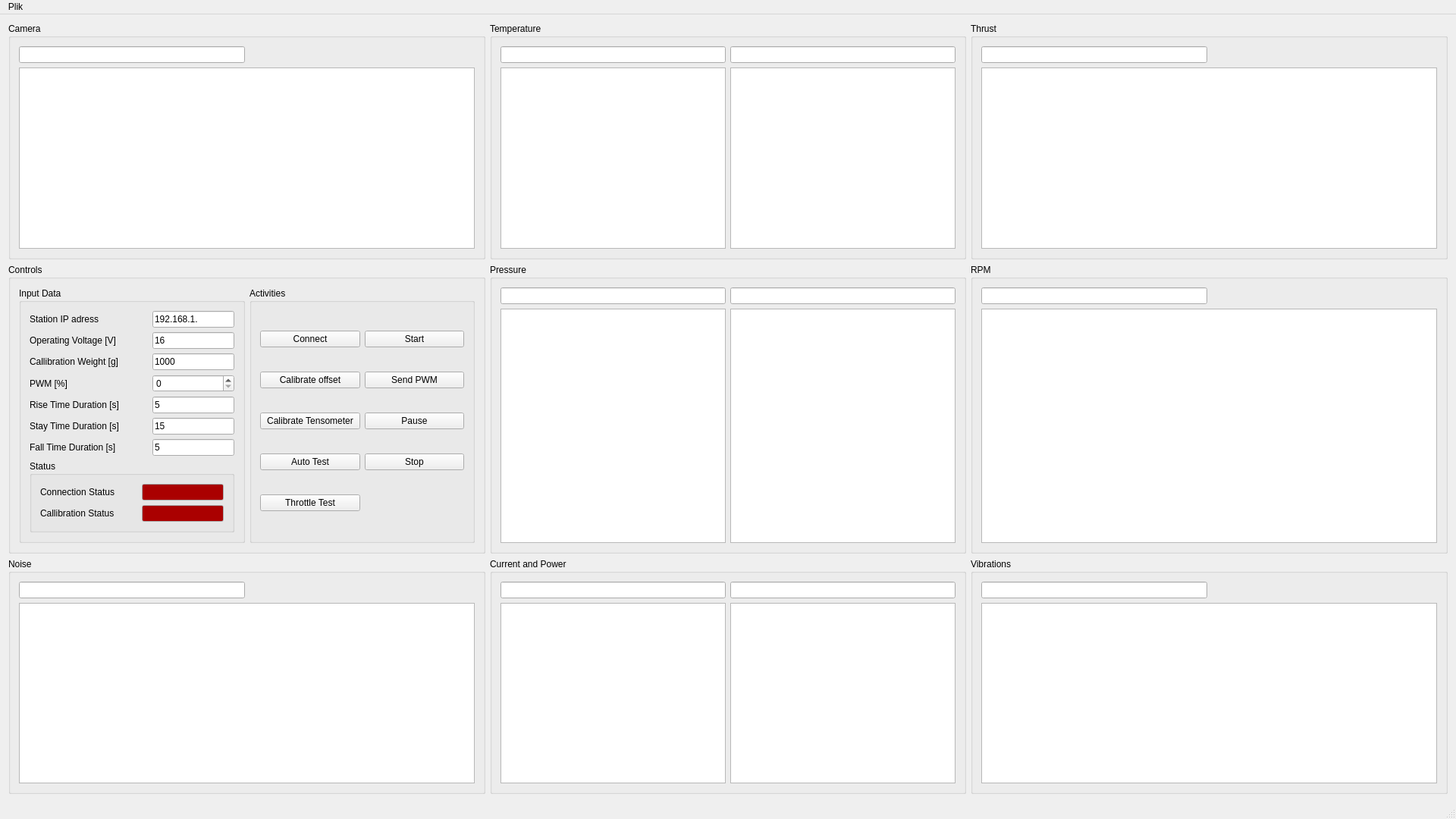
<?xml version="1.0" encoding="UTF-8"?>
<ui version="4.0">
 <class>Thruster_TestClass</class>
 <widget class="QMainWindow" name="Thruster_TestClass">
  <property name="geometry">
   <rect>
    <x>0</x>
    <y>0</y>
    <width>1920</width>
    <height>1080</height>
   </rect>
  </property>
  <property name="sizePolicy">
   <sizepolicy hsizetype="Fixed" vsizetype="Fixed">
    <horstretch>0</horstretch>
    <verstretch>0</verstretch>
   </sizepolicy>
  </property>
  <property name="windowTitle">
   <string>Thruster_Test</string>
  </property>
  <widget class="QWidget" name="centralWidget">
   <layout class="QGridLayout" name="gridLayout">
    <item row="1" column="1">
     <widget class="QGroupBox" name="groupBox_5">
      <property name="title">
       <string>Pressure</string>
      </property>
      <layout class="QGridLayout" name="gridLayout_6">
       <item row="1" column="0">
        <widget class="QChartView" name="pressure_graph1"/>
       </item>
       <item row="1" column="1">
        <widget class="QChartView" name="pressure_graph2"/>
       </item>
       <item row="0" column="0">
        <widget class="QLineEdit" name="pressure_val1">
         <property name="cursor">
          <cursorShape>ArrowCursor</cursorShape>
         </property>
         <property name="readOnly">
          <bool>true</bool>
         </property>
        </widget>
       </item>
       <item row="0" column="1">
        <widget class="QLineEdit" name="pressure_val2">
         <property name="cursor">
          <cursorShape>ArrowCursor</cursorShape>
         </property>
         <property name="readOnly">
          <bool>true</bool>
         </property>
        </widget>
       </item>
      </layout>
     </widget>
    </item>
    <item row="2" column="2">
     <widget class="QGroupBox" name="groupBox">
      <property name="title">
       <string>Vibrations</string>
      </property>
      <layout class="QGridLayout" name="gridLayout_10">
       <item row="0" column="0">
        <widget class="QLineEdit" name="vibrations_val">
         <property name="cursor">
          <cursorShape>ArrowCursor</cursorShape>
         </property>
         <property name="readOnly">
          <bool>true</bool>
         </property>
        </widget>
       </item>
       <item row="0" column="1">
        <spacer name="horizontalSpacer_4">
         <property name="orientation">
          <enum>Qt::Horizontal</enum>
         </property>
         <property name="sizeHint" stdset="0">
          <size>
           <width>40</width>
           <height>20</height>
          </size>
         </property>
        </spacer>
       </item>
       <item row="1" column="0" colspan="2">
        <widget class="QChartView" name="vibrations_graph"/>
       </item>
      </layout>
     </widget>
    </item>
    <item row="0" column="0">
     <widget class="QGroupBox" name="groupBox_7">
      <property name="title">
       <string>Camera</string>
      </property>
      <layout class="QGridLayout" name="gridLayout_2">
       <item row="0" column="0">
        <widget class="QLineEdit" name="camera_val">
         <property name="cursor">
          <cursorShape>ArrowCursor</cursorShape>
         </property>
         <property name="readOnly">
          <bool>true</bool>
         </property>
        </widget>
       </item>
       <item row="0" column="1">
        <spacer name="horizontalSpacer">
         <property name="orientation">
          <enum>Qt::Horizontal</enum>
         </property>
         <property name="sizeHint" stdset="0">
          <size>
           <width>40</width>
           <height>20</height>
          </size>
         </property>
        </spacer>
       </item>
       <item row="1" column="0" colspan="2">
        <widget class="QGraphicsView" name="camera_graph"/>
       </item>
      </layout>
     </widget>
    </item>
    <item row="2" column="0">
     <widget class="QGroupBox" name="groupBox_9">
      <property name="title">
       <string>Noise</string>
      </property>
      <layout class="QGridLayout" name="gridLayout_4">
       <item row="0" column="0">
        <widget class="QLineEdit" name="noise_val">
         <property name="cursor">
          <cursorShape>ArrowCursor</cursorShape>
         </property>
         <property name="echoMode">
          <enum>QLineEdit::Normal</enum>
         </property>
         <property name="readOnly">
          <bool>true</bool>
         </property>
        </widget>
       </item>
       <item row="0" column="1">
        <spacer name="horizontalSpacer_5">
         <property name="orientation">
          <enum>Qt::Horizontal</enum>
         </property>
         <property name="sizeHint" stdset="0">
          <size>
           <width>40</width>
           <height>20</height>
          </size>
         </property>
        </spacer>
       </item>
       <item row="1" column="0" colspan="2">
        <widget class="QChartView" name="noise_graph"/>
       </item>
      </layout>
     </widget>
    </item>
    <item row="0" column="2">
     <widget class="QGroupBox" name="groupBox_3">
      <property name="title">
       <string>Thrust</string>
      </property>
      <layout class="QGridLayout" name="gridLayout_8">
       <item row="0" column="0">
        <widget class="QLineEdit" name="thrust_val">
         <property name="cursor">
          <cursorShape>ArrowCursor</cursorShape>
         </property>
         <property name="readOnly">
          <bool>true</bool>
         </property>
        </widget>
       </item>
       <item row="0" column="1">
        <spacer name="horizontalSpacer_3">
         <property name="orientation">
          <enum>Qt::Horizontal</enum>
         </property>
         <property name="sizeHint" stdset="0">
          <size>
           <width>40</width>
           <height>20</height>
          </size>
         </property>
        </spacer>
       </item>
       <item row="1" column="0" colspan="2">
        <widget class="QChartView" name="thrust_graph"/>
       </item>
      </layout>
     </widget>
    </item>
    <item row="1" column="2">
     <widget class="QGroupBox" name="groupBox_2">
      <property name="title">
       <string>RPM</string>
      </property>
      <layout class="QGridLayout" name="gridLayout_9">
       <item row="0" column="0">
        <widget class="QLineEdit" name="rpm_val">
         <property name="cursor">
          <cursorShape>ArrowCursor</cursorShape>
         </property>
         <property name="readOnly">
          <bool>true</bool>
         </property>
        </widget>
       </item>
       <item row="0" column="1">
        <spacer name="horizontalSpacer_2">
         <property name="orientation">
          <enum>Qt::Horizontal</enum>
         </property>
         <property name="sizeHint" stdset="0">
          <size>
           <width>40</width>
           <height>20</height>
          </size>
         </property>
        </spacer>
       </item>
       <item row="1" column="0" colspan="2">
        <widget class="QChartView" name="rpm_graph"/>
       </item>
      </layout>
     </widget>
    </item>
    <item row="1" column="0">
     <widget class="QGroupBox" name="groupBox_8">
      <property name="title">
       <string>Controls</string>
      </property>
      <layout class="QGridLayout" name="gridLayout_3">
       <item row="0" column="0">
        <widget class="QGroupBox" name="groupBox_10">
         <property name="sizePolicy">
          <sizepolicy hsizetype="Minimum" vsizetype="Minimum">
           <horstretch>0</horstretch>
           <verstretch>0</verstretch>
          </sizepolicy>
         </property>
         <property name="title">
          <string>Input Data</string>
         </property>
         <layout class="QGridLayout" name="gridLayout_11">
          <item row="1" column="0">
           <widget class="QLabel" name="label_2">
            <property name="text">
             <string>Operating Voltage [V]</string>
            </property>
           </widget>
          </item>
          <item row="3" column="0">
           <widget class="QLabel" name="label_4">
            <property name="text">
             <string>PWM [%]</string>
            </property>
           </widget>
          </item>
          <item row="3" column="1">
           <widget class="QSpinBox" name="pwm_spin">
            <property name="maximum">
             <number>100</number>
            </property>
           </widget>
          </item>
          <item row="1" column="1">
           <widget class="QLineEdit" name="voltage_edit">
            <property name="sizePolicy">
             <sizepolicy hsizetype="Maximum" vsizetype="Fixed">
              <horstretch>0</horstretch>
              <verstretch>0</verstretch>
             </sizepolicy>
            </property>
            <property name="text">
             <string>16</string>
            </property>
           </widget>
          </item>
          <item row="5" column="0">
           <widget class="QLabel" name="label_8">
            <property name="text">
             <string>Stay Time Duration [s]</string>
            </property>
           </widget>
          </item>
          <item row="2" column="1">
           <widget class="QLineEdit" name="offset_edit">
            <property name="sizePolicy">
             <sizepolicy hsizetype="Maximum" vsizetype="Fixed">
              <horstretch>0</horstretch>
              <verstretch>0</verstretch>
             </sizepolicy>
            </property>
            <property name="text">
             <string>1000</string>
            </property>
           </widget>
          </item>
          <item row="0" column="1">
           <widget class="QLineEdit" name="ip_edit">
            <property name="sizePolicy">
             <sizepolicy hsizetype="Maximum" vsizetype="Fixed">
              <horstretch>0</horstretch>
              <verstretch>0</verstretch>
             </sizepolicy>
            </property>
            <property name="text">
             <string>192.168.1.</string>
            </property>
           </widget>
          </item>
          <item row="5" column="1">
           <widget class="QLineEdit" name="stay_time_edit">
            <property name="sizePolicy">
             <sizepolicy hsizetype="Maximum" vsizetype="Fixed">
              <horstretch>0</horstretch>
              <verstretch>0</verstretch>
             </sizepolicy>
            </property>
            <property name="text">
             <string>15</string>
            </property>
           </widget>
          </item>
          <item row="8" column="0" colspan="2">
           <widget class="QGroupBox" name="groupBox_12">
            <property name="title">
             <string>Status</string>
            </property>
            <layout class="QGridLayout" name="gridLayout_13">
             <item row="0" column="0">
              <widget class="QLabel" name="label_5">
               <property name="text">
                <string>Connection Status</string>
               </property>
              </widget>
             </item>
             <item row="0" column="1">
              <widget class="QLineEdit" name="connect_status_edit">
               <property name="sizePolicy">
                <sizepolicy hsizetype="Maximum" vsizetype="Fixed">
                 <horstretch>0</horstretch>
                 <verstretch>0</verstretch>
                </sizepolicy>
               </property>
               <property name="palette">
                <palette>
                 <active>
                  <colorrole role="Base">
                   <brush brushstyle="SolidPattern">
                    <color alpha="255">
                     <red>170</red>
                     <green>0</green>
                     <blue>0</blue>
                    </color>
                   </brush>
                  </colorrole>
                 </active>
                 <inactive>
                  <colorrole role="Base">
                   <brush brushstyle="SolidPattern">
                    <color alpha="255">
                     <red>170</red>
                     <green>0</green>
                     <blue>0</blue>
                    </color>
                   </brush>
                  </colorrole>
                 </inactive>
                 <disabled>
                  <colorrole role="Base">
                   <brush brushstyle="SolidPattern">
                    <color alpha="255">
                     <red>240</red>
                     <green>240</green>
                     <blue>240</blue>
                    </color>
                   </brush>
                  </colorrole>
                 </disabled>
                </palette>
               </property>
               <property name="cursor">
                <cursorShape>ArrowCursor</cursorShape>
               </property>
               <property name="autoFillBackground">
                <bool>false</bool>
               </property>
               <property name="readOnly">
                <bool>true</bool>
               </property>
              </widget>
             </item>
             <item row="1" column="0">
              <widget class="QLabel" name="label_6">
               <property name="text">
                <string>Callibration Status</string>
               </property>
              </widget>
             </item>
             <item row="1" column="1">
              <widget class="QLineEdit" name="callibration_status_edit">
               <property name="sizePolicy">
                <sizepolicy hsizetype="Maximum" vsizetype="Fixed">
                 <horstretch>0</horstretch>
                 <verstretch>0</verstretch>
                </sizepolicy>
               </property>
               <property name="palette">
                <palette>
                 <active>
                  <colorrole role="Base">
                   <brush brushstyle="SolidPattern">
                    <color alpha="255">
                     <red>170</red>
                     <green>0</green>
                     <blue>0</blue>
                    </color>
                   </brush>
                  </colorrole>
                 </active>
                 <inactive>
                  <colorrole role="Base">
                   <brush brushstyle="SolidPattern">
                    <color alpha="255">
                     <red>170</red>
                     <green>0</green>
                     <blue>0</blue>
                    </color>
                   </brush>
                  </colorrole>
                 </inactive>
                 <disabled>
                  <colorrole role="Base">
                   <brush brushstyle="SolidPattern">
                    <color alpha="255">
                     <red>240</red>
                     <green>240</green>
                     <blue>240</blue>
                    </color>
                   </brush>
                  </colorrole>
                 </disabled>
                </palette>
               </property>
               <property name="cursor">
                <cursorShape>ArrowCursor</cursorShape>
               </property>
               <property name="readOnly">
                <bool>true</bool>
               </property>
              </widget>
             </item>
            </layout>
           </widget>
          </item>
          <item row="4" column="1">
           <widget class="QLineEdit" name="rise_time_edit">
            <property name="sizePolicy">
             <sizepolicy hsizetype="Maximum" vsizetype="Fixed">
              <horstretch>0</horstretch>
              <verstretch>0</verstretch>
             </sizepolicy>
            </property>
            <property name="text">
             <string>5</string>
            </property>
           </widget>
          </item>
          <item row="2" column="0">
           <widget class="QLabel" name="label_3">
            <property name="text">
             <string>Callibration Weight [g]</string>
            </property>
           </widget>
          </item>
          <item row="0" column="0">
           <widget class="QLabel" name="label">
            <property name="text">
             <string>Station IP adress</string>
            </property>
           </widget>
          </item>
          <item row="4" column="0">
           <widget class="QLabel" name="label_7">
            <property name="text">
             <string>Rise Time Duration [s]</string>
            </property>
           </widget>
          </item>
          <item row="6" column="1">
           <widget class="QLineEdit" name="fall_time_edit">
            <property name="sizePolicy">
             <sizepolicy hsizetype="Maximum" vsizetype="Fixed">
              <horstretch>0</horstretch>
              <verstretch>0</verstretch>
             </sizepolicy>
            </property>
            <property name="text">
             <string>5</string>
            </property>
           </widget>
          </item>
          <item row="6" column="0">
           <widget class="QLabel" name="label_9">
            <property name="text">
             <string>Fall Time Duration [s]</string>
            </property>
           </widget>
          </item>
         </layout>
        </widget>
       </item>
       <item row="0" column="1">
        <widget class="QGroupBox" name="groupBox_11">
         <property name="title">
          <string>Activities</string>
         </property>
         <layout class="QGridLayout" name="gridLayout_12">
          <item row="2" column="1">
           <widget class="QPushButton" name="pause_button">
            <property name="text">
             <string>Pause</string>
            </property>
           </widget>
          </item>
          <item row="1" column="0">
           <widget class="QPushButton" name="offset_button">
            <property name="text">
             <string>Calibrate offset</string>
            </property>
            <property name="flat">
             <bool>false</bool>
            </property>
           </widget>
          </item>
          <item row="0" column="0">
           <widget class="QPushButton" name="connect_button">
            <property name="text">
             <string>Connect</string>
            </property>
           </widget>
          </item>
          <item row="0" column="1">
           <widget class="QPushButton" name="start_button">
            <property name="text">
             <string>Start</string>
            </property>
           </widget>
          </item>
          <item row="1" column="1">
           <widget class="QPushButton" name="pwm_button">
            <property name="text">
             <string>Send PWM</string>
            </property>
           </widget>
          </item>
          <item row="3" column="0">
           <widget class="QPushButton" name="auto_test_button">
            <property name="text">
             <string>Auto Test</string>
            </property>
           </widget>
          </item>
          <item row="2" column="0">
           <widget class="QPushButton" name="tenso_button">
            <property name="text">
             <string>Calibrate Tensometer</string>
            </property>
           </widget>
          </item>
          <item row="4" column="0">
           <widget class="QPushButton" name="throttle_button">
            <property name="text">
             <string>Throttle Test</string>
            </property>
           </widget>
          </item>
          <item row="3" column="1">
           <widget class="QPushButton" name="stop_button">
            <property name="text">
             <string>Stop</string>
            </property>
           </widget>
          </item>
         </layout>
        </widget>
       </item>
      </layout>
     </widget>
    </item>
    <item row="0" column="1">
     <widget class="QGroupBox" name="groupBox_4">
      <property name="title">
       <string>Temperature</string>
      </property>
      <layout class="QGridLayout" name="gridLayout_5">
       <item row="1" column="1">
        <widget class="QChartView" name="temperature_graph2"/>
       </item>
       <item row="1" column="0">
        <widget class="QChartView" name="temperature_graph1"/>
       </item>
       <item row="0" column="0">
        <widget class="QLineEdit" name="temperature_val1">
         <property name="cursor">
          <cursorShape>ArrowCursor</cursorShape>
         </property>
         <property name="readOnly">
          <bool>true</bool>
         </property>
        </widget>
       </item>
       <item row="0" column="1">
        <widget class="QLineEdit" name="temperature_val2">
         <property name="cursor">
          <cursorShape>ArrowCursor</cursorShape>
         </property>
         <property name="readOnly">
          <bool>true</bool>
         </property>
        </widget>
       </item>
      </layout>
     </widget>
    </item>
    <item row="2" column="1">
     <widget class="QGroupBox" name="groupBox_6">
      <property name="title">
       <string>Current and Power</string>
      </property>
      <layout class="QGridLayout" name="gridLayout_7">
       <item row="1" column="1">
        <widget class="QChartView" name="current_graph2"/>
       </item>
       <item row="1" column="0">
        <widget class="QChartView" name="current_graph1"/>
       </item>
       <item row="0" column="0">
        <widget class="QLineEdit" name="current_val1">
         <property name="cursor">
          <cursorShape>ArrowCursor</cursorShape>
         </property>
         <property name="readOnly">
          <bool>true</bool>
         </property>
        </widget>
       </item>
       <item row="0" column="1">
        <widget class="QLineEdit" name="current_val2">
         <property name="cursor">
          <cursorShape>ArrowCursor</cursorShape>
         </property>
         <property name="readOnly">
          <bool>true</bool>
         </property>
        </widget>
       </item>
      </layout>
     </widget>
    </item>
   </layout>
  </widget>
  <widget class="QMenuBar" name="menuBar">
   <property name="geometry">
    <rect>
     <x>0</x>
     <y>0</y>
     <width>1920</width>
     <height>21</height>
    </rect>
   </property>
   <widget class="QMenu" name="menuPlik">
    <property name="title">
     <string>Plik</string>
    </property>
    <addaction name="actionEksportuj"/>
   </widget>
   <addaction name="menuPlik"/>
  </widget>
  <widget class="QStatusBar" name="statusBar"/>
  <action name="actionEksportuj">
   <property name="text">
    <string>Eksportuj</string>
   </property>
  </action>
 </widget>
 <layoutdefault spacing="6" margin="11"/>
 <customwidgets>
  <customwidget>
   <class>QChartView</class>
   <extends>QGraphicsView</extends>
   <header location="global">qchartview.h</header>
  </customwidget>
 </customwidgets>
 <resources>
  <include location="Thruster_Test.qrc"/>
 </resources>
 <connections/>
</ui>
